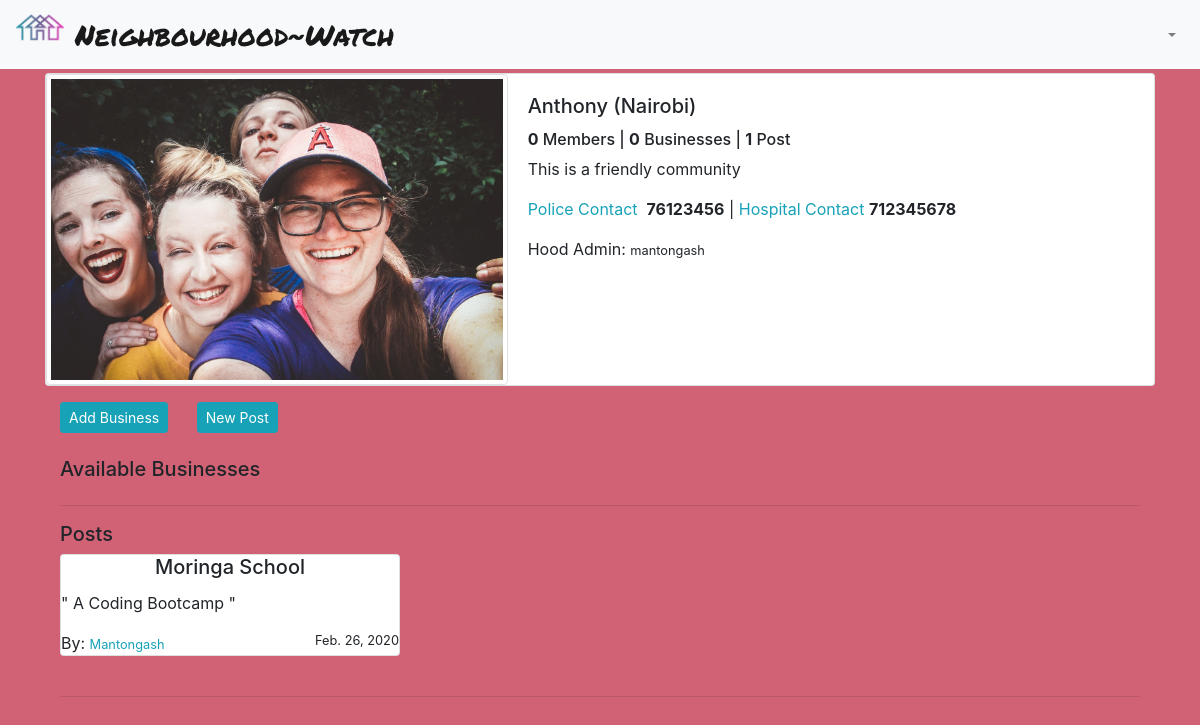
The page /single_hood/1 (signed in) on the database its author committed.
### neighborhoods/models.py (models this page shows, shortened)
class Neighbourhood(models.Model):
    name = models.CharField(max_length=50)
    location = models.CharField(max_length=60)
    admin = models.ForeignKey("Profile", on_delete=models.CASCADE, related_name='hood')
    neighbourhood_logo = models.ImageField(upload_to='images/')
    description = models.TextField()
    healthcenter_number = models.IntegerField(null=True, blank=True)
    police_number = models.IntegerField(null=True, blank=True)
    occupants_count = models.IntegerField(null=True, blank=True)

class Profile(models.Model):
    user = models.OneToOneField(User, on_delete=models.CASCADE, related_name='profile')
    name = models.CharField(max_length=80, blank=True)
    bio = models.TextField(max_length=254, blank=True)
    profile_picture = models.ImageField(upload_to='images/', default='default.png')
    location = models.CharField(max_length=50, blank=True, null=True)
    neighbourhood = models.ForeignKey('Neighbourhood', on_delete=models.SET_NULL, null=True, related_name='members', blank=True)

class Post(models.Model):
    title = models.CharField(max_length=120, null=True)
    post = models.TextField()
    date = models.DateTimeField(auto_now_add=True)
    user = models.ForeignKey('Profile', on_delete=models.CASCADE, related_name='post_owner')
    hood = models.ForeignKey('Neighbourhood', on_delete=models.CASCADE, related_name='hood_post')

### neighborhoods/views.py (the view)
# urls.py: path('single_hood/<hood_id>', views.single_neighbourhood, name='single-hood'),
def single_neighbourhood(request, hood_id):
    hood = Neighbourhood.objects.get(id=hood_id)
    business = Business.objects.filter(neighbourhood=hood)
    posts = Post.objects.filter(hood=hood)
    posts = posts[::-1]
    if request.method == 'POST':
        form = BusinessForm(request.POST)
        if form.is_valid():
            b_form = form.save(commit=False)
            b_form.neighbourhood = hood
            b_form.user = request.user.profile
            b_form.save()
            return redirect('single-hood', hood.id)
    else:
        form = BusinessForm()
    params = {
        'hood': hood,
        'business': business,
        'form': form,
        'posts': posts
    }
    return render(request, 'single_hood.html', params)

### neighborhoods/templates/single_hood.html (shortened to what this page needs)
{% extends 'base.html' %}
{% load crispy_forms_tags %}
{% block content %}
<div class="container" >
  <div class="row">
    <div class="col-md-12">
      <div class="card mb-3">
        <div class="row no-gutters">
          <div class="col-md-5">
            <img src="{{ hood.neighbourhood_logo.url }}" class="img-thumbnail" alt="">
          </div>
          <div class="col-md-7">
            <div class="card-body">
              <h5 class="card-title tt">{{ hood.name }} ({{hood.location}})
              </h5>
              <h6 class="card-text">
                <span><strong>{{hood.members.count}}</strong> Member{{hood.members.count|pluralize}}</span>
                | <strong>{{ hood.business.count }}</strong> Businesses | <strong>
                  {{ hood.hood_post.count }}</strong> Post{{ hood.hood_post.count|pluralize }}
              </h6>
              <p class="card-text">{{hood.description}}</p>
              <p class="card-text"><span class="text-info">Police Contact</span>
                &nbsp;<strong>{{hood.police_number}}</strong> |
                <span class="text-info">Hospital Contact</span> <strong>{{hood.healthcenter_number}}</strong></p>
              <p class="card-text">Hood Admin: <small class="">
                  {{ hood.admin.user.username }}</small></p>
            </div>
          </div>
        </div>
      </div>
    </div>
  </div>
  <div class="container hoode">
    <div class="row">
      <div class="col-md-12">
        <a href="" class="btn btn-sm btn-info mb-4 mr-4" data-toggle="modal" data-target="#Business">Add
          Business</a>
        <a class="btn btn-sm btn-info mb-4" href="{% url 'post' hood.id %}">New Post</a>
        <h5 class="D-block mx-auto tt">Available Businesses</h5>
        <hr>
        <h5 class="D-block mx-auto tt">Posts</h5>
        <div class="row">
          {% for post in posts %}
          <div class="col-md-4">
            <div class="card mb-4 hpost">
                <div class="panel-header">
                <h5 class="card-title text-center">{{post.title}}</h5>
              </div>
              <div class="panel-body">
                <p class="card-text">" {{post.post}} "
                </p>
                <p class="card-text">By: <small class="text-info">
                    {{ post.user.user.username|title }}</small> <small style="float:right">{{post.date|date}}</small>
                </p>
              </div>
            </div>
          </div>
          {% endfor %}
        </div>
        <hr>
      </div>
    </div>
  </div>
</div>
{% endblock %}

### neighborhoods/templates/single_hood.html (style rules this page uses)
body { background-color: rgb(209, 97, 116); }

### rows shown on the page
Neighbourhood: neighbourhood_logo (picture), name "Anthony", location "Nairobi", members.count "0", business.count "0", hood_post.count "1", description "This is a friendly community", police_number "76123456", healthcenter_number "712345678", admin.user.username "mantongash"
Post: title "Moringa School", post "A Coding Bootcamp", user.user.username "Mantongash", date "Feb. 26, 2020"
